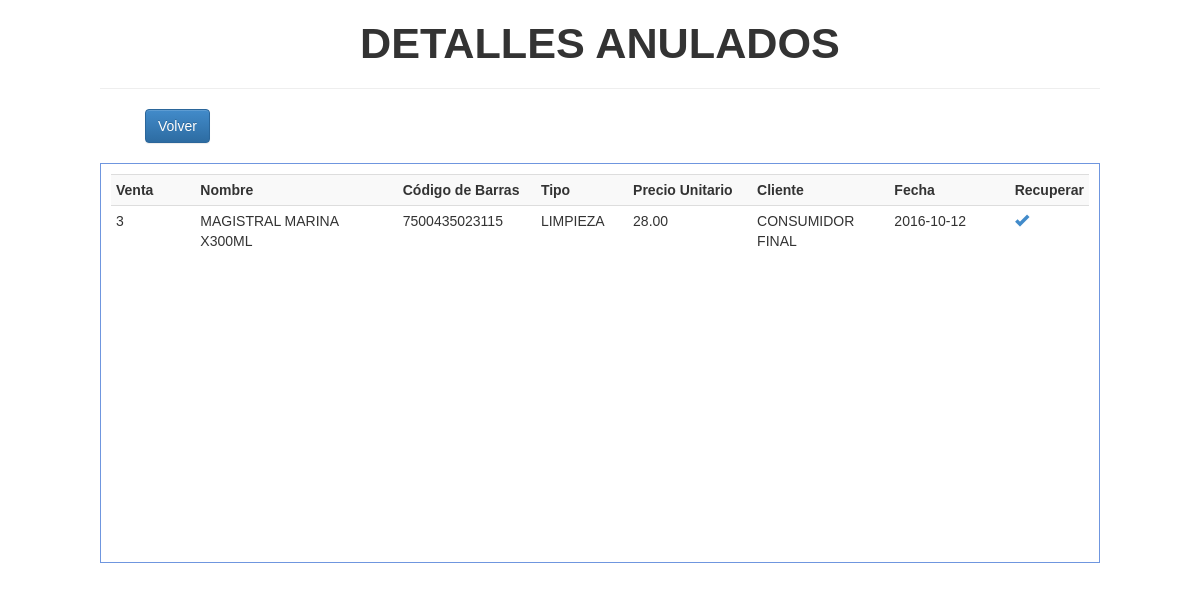
Before: /php/reportes/detallesAnulados.php with the older database file.
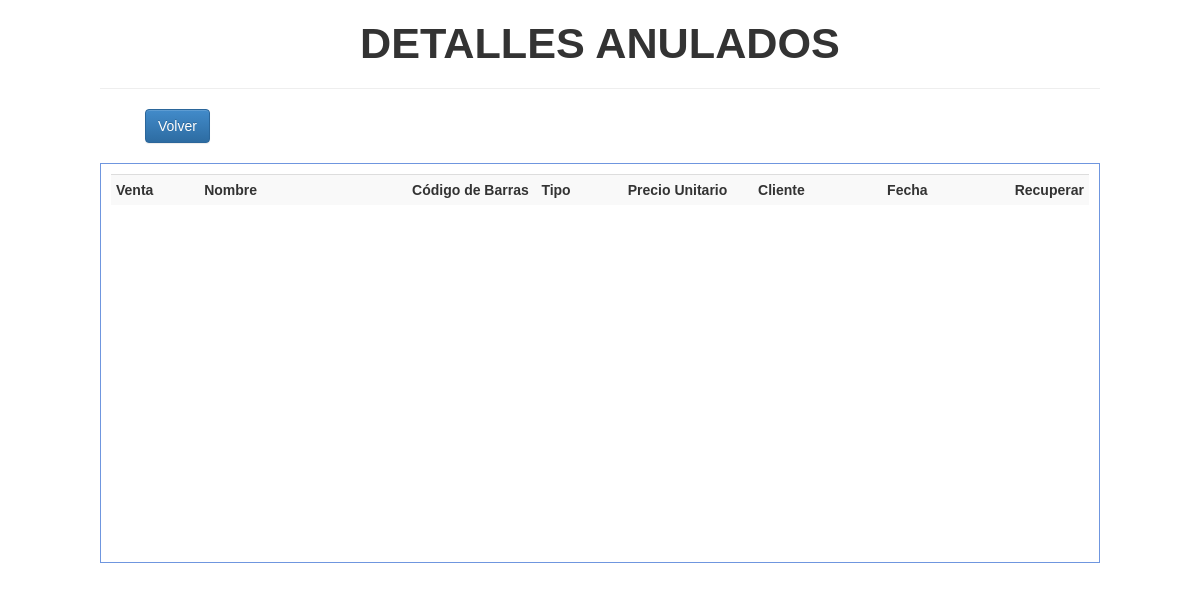
After: the same page with the newer database file.
### tables this page shows
CREATE TABLE IF NOT EXISTS `productos` (
  `id_prod` int(11) NOT NULL AUTO_INCREMENT,
  `nomb_prod` varchar(100) NOT NULL,
  `cod_barra` varchar(100) NOT NULL,
  `tipo_prod` int(11) NOT NULL,
  `precio_cost` decimal(10,2) NOT NULL,
  `porcentaje_prod` decimal(5,2) NOT NULL,
  `precio_unit` decimal(10,2) NOT NULL,
  `existencia_prod` int(10) NOT NULL,
  `fecha_reg` date NOT NULL,
  `iva_prod` decimal(3,2) NOT NULL,
  PRIMARY KEY (`id_prod`)
);

CREATE TABLE IF NOT EXISTS `ventas` (
  `id_venta` int(11) NOT NULL,
  `estadoventa` int(1) NOT NULL,
  `fecha_venta` date NOT NULL,
  `id_clien_venta` int(11) NOT NULL,
  `impresiones` int(1) NOT NULL,
  PRIMARY KEY (`id_venta`)
);

CREATE TABLE IF NOT EXISTS `tipoproductos` (
  `id_tipo_pro` int(11) NOT NULL AUTO_INCREMENT,
  `tipo_pro` varchar(50) NOT NULL,
  PRIMARY KEY (`id_tipo_pro`)
);

CREATE TABLE IF NOT EXISTS `detalleventa` (
  `id_detalle` bigint(11) NOT NULL AUTO_INCREMENT,
  `id_venta_detalle` int(11) NOT NULL,
  `id_prod_detalle` int(11) NOT NULL,
  `cantidad_detalle` int(10) NOT NULL,
  `importe_detalle` decimal(10,2) NOT NULL,
  `estadodetalle` int(1) NOT NULL,
  PRIMARY KEY (`id_detalle`)
);

CREATE TABLE IF NOT EXISTS `clientes` (
  `id_clien` int(11) NOT NULL AUTO_INCREMENT,
  `nomb_clien` varchar(35) NOT NULL,
  `tipo_clien` int(11) NOT NULL,
  `direccion_clien` varchar(50) NOT NULL,
  `celular_clien` bigint(13) NOT NULL,
  `fecha_reg_clien` date NOT NULL,
  `cuil_clien` bigint(11) NOT NULL,
  `email_clien` varchar(100) NOT NULL,
  PRIMARY KEY (`id_clien`)
);

### php/reportes/detallesAnulados.php (the view, shortened to what this page needs)
<!DOCTYPE html>
<html>
<head>
	<link href="../../bootstrap/css/bootstrap.css" rel="stylesheet">
	<link href="../../bootstrap/css/bootstrap.min.css" rel="stylesheet">
	<link href="../../bootstrap/css/bootstrap-theme.css" rel="stylesheet">
	<link href="../../bootstrap/css/bootstrap-theme.min.css" rel="stylesheet">
</head>
<body>
	<h1><big><strong><font color="#333333">DETALLES ANULADOS</strong></big></h1>
	<hr>
	<ul>
		<li><form><button id="volver" class="btn btn-primary" onclick="history.back()">Volver</button></form></li>
	</ul>
	<div class="registros" id="venta">
        <table class="table table-striped table-condensed table-hover">
            <tr>
            	<th width="100">Venta</th>
                <th width="250">Nombre</th>
                <th width="150">Código de Barras</th>
                <th width="100">Tipo</th>
                <th width="150">Precio Unitario</th>
                <th width="150">Cliente</th>
                <th width="150">Fecha</th>
                <th width="50">Recuperar</th>
            </tr>
	<?php
        $registro = mysql_query("SELECT * FROM productos, tipoproductos, clientes, ventas, detalleventa WHERE estadodetalle = 1 AND id_prod_detalle = id_prod AND id_clien_venta = id_clien AND id_venta = id_venta_detalle AND tipo_prod = id_tipo_pro");
        if(!empty($registro)){
	        while($registro2 = mysql_fetch_array($registro)){
	        	echo '<tr>
							<td>'.$registro2['id_venta'].'</td>
							<td>'.$registro2['nomb_prod'].'</td>
	                        <td>'.$registro2['cod_barra'].'</td>
	                        <td>'.$registro2['tipo_pro'].'</td>
	                        <td>'.$registro2['importe_detalle'].'</td>
	                        <td>'.$registro2['nomb_clien'].'</td>
	                        <td>'.$registro2['fecha_venta'].'</td>
	                        <td><a href="javascript:recuperarProducto('.$registro2['id_detalle'].','.$registro2['id_venta'].');" class="glyphicon glyphicon-ok"></a></td>
	                </tr>';
	       	}
       }
    ?>
    </table>
    </div>
</body>
</html>

### php/reportes/detallesAnulados.php (style rules this page uses)
body { font-family:"Trebuchet MS", Arial, Helvetica, sans-serif; width: 1000px; margin: 20px auto; }
h1, h4 { color: darkgrey; text-align: center; }
ul li { display: table-cell; padding: 0 5px; }
.registros { margin:auto; width:1000px; margin-top:20px; border:1px solid #6F96DF; height:400px; overflow: auto; padding:10px; cursor: default; }

Changed rows visible on the page:
no longer on this page (row edited): productos: ventas.id_venta "3", nomb_prod "MAGISTRAL MARINA X300ML", cod_barra "7500435023115", tipoproductos.tipo_pro "LIMPIEZA", detalleventa.importe_detalle "28.00", clientes.nomb_clien "CONSUMIDOR FINAL", ventas.fecha_venta "2016-10-12"
